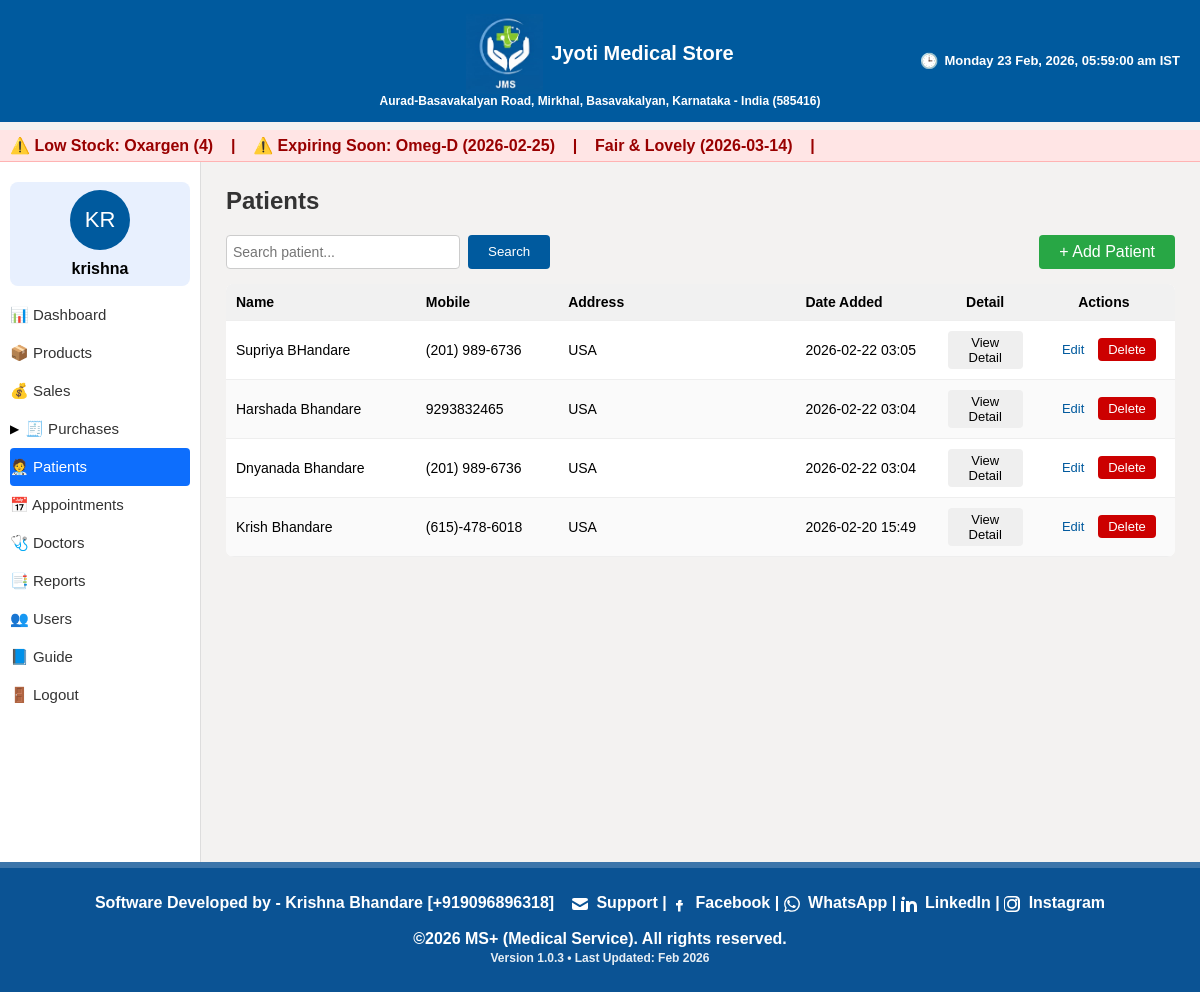
/patients (signed in), run on the app's committed database.
### models.py (models this page shows, shortened)
class Product(db.Model):
    __tablename__ = 'products'
    id = db.Column(db.Integer, primary_key=True)
    sku = db.Column(db.String(50), unique=True, nullable=False)
    name = db.Column(db.String(200), nullable=False)
    brand = db.Column(db.String(100))
    batch_no = db.Column(db.String(100))
    expiry_date = db.Column(db.Date)
    purchase_price = db.Column(db.Float, default=0.0)
    sale_price = db.Column(db.Float, default=0.0)
    tax_rate = db.Column(db.Float, default=0.0)
    current_stock = db.Column(db.Integer, default=0)
    category = db.Column(db.String(50))  # medicine, cosmetic, fmcg, life_saving, ayurvedic, equipment, general
    gst_percent = db.Column(db.Float, default=0)
    cgst_percent = db.Column(db.Float, default=0)
    sgst_percent = db.Column(db.Float, default=0)

class User(UserMixin, db.Model):
    __tablename__ = 'users'
    id = db.Column(db.Integer, primary_key=True)
    username = db.Column(db.String(80), unique=True, nullable=False)
    email = db.Column(db.String(120), unique=True, nullable=True)
    password_hash = db.Column(db.String(200), nullable=False)
    role = db.Column(db.String(20), default='staff')
    created_at = db.Column(db.DateTime, default=datetime.utcnow)
    first_name = db.Column(db.String(120), nullable=True)
    last_name = db.Column(db.String(120), nullable=True)
    file_label = db.Column(db.String(64), nullable=True)
    profile_image = db.Column(db.String(256), nullable=True)

class Customer(db.Model):
    __tablename__ = 'customers'
    id = db.Column(db.Integer, primary_key=True)
    name = db.Column(db.String(200), nullable=False)
    phone = db.Column(db.String(50))
    address = db.Column(db.String(300))
    description = db.Column(db.String(500))
    created_at = db.Column(db.DateTime, default=datetime.utcnow)

### app.py (the view)
@app.route('/patients')
@login_required
def patients():
    if current_user.role not in ('admin', 'staff'):
        flash('Unauthorized', 'danger')
        return redirect(url_for('dashboard'))
    query = request.args.get('q', '').strip()
    if query:
        patients = Customer.query.filter(
            (Customer.name.ilike(f"%{query}%")) |
            (Customer.phone.ilike(f"%{query}%")) |
            (Customer.address.ilike(f"%{query}%"))
        ).order_by(Customer.created_at.desc()).all()
    else:
        patients = Customer.query.order_by(Customer.created_at.desc()).all()
    selected_id = request.args.get('id', type=int)
    selected = Customer.query.get(selected_id) if selected_id else None
    prescriptions = []
    if selected:
        prescriptions = Prescription.query.filter_by(
            patient_id=selected.id
        ).order_by(Prescription.date.desc()).all()
    return render_template(
        'patients/list.html',
        patients=patients,
        selected=selected,
        prescriptions=prescriptions,
        query=query   # NEW: pass search text to template
    )

### app.py (called while the page is built)
@login_manager.user_loader
def load_user(user_id):
    try:
        return User.query.get(int(user_id))
    except:
        return None

@app.before_request
def require_login():
    if request.endpoint is None:
        return
    allowed_routes = ['login', 'forgot', 'reset_otp', 'static']
    if request.endpoint.startswith('static'):
        return
    if request.endpoint not in allowed_routes and not current_user.is_authenticated:
        return redirect(url_for('login'))

@app.context_processor
def inject_globals():
    if current_user.is_authenticated:
        initials = current_user.username[:2].upper()
        display_name = current_user.username
    else:
        initials = ""
        display_name = ""
    ist = datetime.utcnow() + timedelta(hours=5, minutes=30)
    current_dt_display = ist.strftime("%A, %d %b %Y, %I:%M:%S %p IST")
    current_day = ist.strftime("%A")
    return dict(
        initials=initials,
        display_name=display_name,
        current_dt_display=current_dt_display,
        current_day=current_day,
        is_admin=is_admin   # ⭐ ADD THIS LINE
    )

@app.teardown_appcontext
def shutdown_session(exception=None):
    db.session.remove()

@app.context_processor
def inject_low_stock():
    from flask import request
    if request.endpoint and (
        "login" in request.endpoint or
        "auth" in request.endpoint
    ):
        return dict(low_stock=[], expiring_soon=[])
    try:
        low_stock = Product.query.filter(Product.current_stock <= 5).all()
        today = date.today()
        soon = today + timedelta(days=30)
        expiring_soon = Product.query.filter(
            Product.expiry_date <= soon,
            Product.expiry_date >= today
        ).all()
        return dict(
            low_stock=low_stock,
            expiring_soon=expiring_soon
        )
    except Exception:
        return dict(low_stock=[], expiring_soon=[])

### templates/patients/list.html (shortened to what this page needs)
{% extends "base.html" %}
{% block content %}
<h2>Patients</h2>
<div style="display:flex; justify-content:space-between; margin-bottom:15px;">
    <form method="get" style="display:flex; gap:8px;">
        <input type="text" name="q" value="{{ query }}" placeholder="Search patient..."
               style="padding:6px; width:220px;">
        <button type="submit" class="btn btn-primary">Search</button>
    </form>
    <a href="{{ url_for('patient_new') }}" class="btn btn-success">+ Add Patient</a>
</div>
<table class="patient-table">
    <thead>
        <tr>
            <th style="width: 20%;">Name</th>
            <th style="width: 15%;">Mobile</th>
            <th style="width: 25%;">Address</th>
            <th style="width: 15%;">Date Added</th>
            <th style="width: 10%; text-align:center;">Detail</th>
            <th style="width: 15%; text-align:center;">Actions</th>
        </tr>
    </thead>
    <tbody>
        {% if patients %}
            {% for p in patients %}
            <tr>
                <td>{{ p.name }}</td>
                <td>{{ p.phone }}</td>
                <td>{{ p.address or '-' }}</td>
                <td>{{ p.created_at.strftime('%Y-%m-%d %H:%M') }}</td>
                <td style="text-align:center;">
                    <button class="btn btn-info"
                            onclick="openPatientDetail('{{ p.name }}',
                                                       '{{ p.phone }}',
                                                       '{{ p.address }}',
                                                       `{{ p.description }}`)">
                        View Detail
                    </button>
                </td>
                <td style="text-align:center;">
                    <a href="{{ url_for('patient_edit', patient_id=p.id) }}" class="btn btn-warning btn-sm">Edit</a>
                    <form action="{{ url_for('patient_delete', patient_id=p.id) }}"
                          method="post"
                          style="display:inline;"
                          onsubmit="return confirm('Delete this patient?');">
                        <button class="btn btn-danger btn-sm">Delete</button>
                    </form>
                </td>
            </tr>
            {% endfor %}
        {% else %}
            <tr>
                <td colspan="6" style="text-align:center; padding:20px; color:#900; font-weight:bold;">
                    Patient details not available for "<span style="color:black;">{{ query }}</span>"
                </td>
            </tr>
        {% endif %}
    </tbody>
</table>
{% endblock %}

### templates/base.html (shortened to what this page needs)
<!DOCTYPE html>
<html lang="en">
<head>
    <link rel="stylesheet" href="{{ url_for('static', filename='css/style.css') }}">
</head>
<body>
<div class="fixed-header">
    <div class="topbar">
<div style="flex:1; text-align:center; line-height:1.3; display:flex; flex-direction:column; align-items:center;">
    <div style="display:flex; align-items:center; gap:8px;">
        <img src="{{ url_for('static', filename='logo.PNG') }}" class="title-logo">
        <strong style="font-size:20px;">Jyoti Medical Store</strong>
    </div>
    <span style="font-size:12px;">
        Aurad-Basavakalyan Road, Mirkhal, Basavakalyan, Karnataka - India (585416)
    </span>
</div>
        {% block top_right %}
        <div style="position:absolute; right:20px; font-size:13px; display:flex; align-items:center; gap:6px;">
            <span style="font-size:15px;">🕒</span>
            <span id="live_datetime"></span>
        </div>
        {% endblock %}
    </div>
</div>
<div style="height: 70px;"></div>
{% block alerts %}
{% if low_stock or expiring_soon %}
<div class="alert-marquee print-hide"
     style="
        background:#ffe5e5;
        padding:6px 10px;
        color:#900;
        font-weight:bold;
        white-space:nowrap;
        overflow:hidden;
        border-bottom:1px solid #ffb3b3;
     ">
    <marquee behavior="scroll" direction="left" scrollamount="5">
        {% if low_stock %}
            ⚠️ Low Stock:
            {% for p in low_stock %}
                {{ p.name }} ({{ p.current_stock }}) &nbsp;&nbsp; | &nbsp;&nbsp;
            {% endfor %}
        {% endif %}
        {% if expiring_soon %}
            ⚠️ Expiring Soon:
            {% for p in expiring_soon %}
                {{ p.name }} ({{ p.expiry_date }}) &nbsp;&nbsp; | &nbsp;&nbsp;
            {% endfor %}
        {% endif %}
    </marquee>
</div>
{% endif %}
{% endblock %}
<div class="layout">
{% if current_user.is_authenticated %}
<div class="sidebar">
    <div class="profile-card">
        <div class="initials-circle">{{ initials }}</div>
        <div><strong>{{ display_name }}</strong></div>
    </div>
    <a href="{{ url_for('dashboard') }}" class="menu-item">📊 Dashboard</a>
    <a href="{{ url_for('products') }}" class="menu-item">📦 Products</a>
    <a href="{{ url_for('sales_list') }}" class="menu-item">💰 Sales</a>
    <li class="has-submenu menu-parent" onclick="toggleMenu('purchaseMenu')">
        <span class="menu-arrow" id="purchaseArrow">▶</span>
        <a href="#">🧾 Purchases</a>
    </li>
    <a href="{{ url_for('patients') }}" class="menu-item">🧑‍⚕️ Patients</a>
    <a href="{{ url_for('appointments_list') }}" class="menu-item">📅 Appointments</a>
    <a href="{{ url_for('doctors_list') }}" class="menu-item">🩺 Doctors</a>
    <a href="{{ url_for('report_expiry') }}" class="menu-item">📑 Reports</a>
    {% if current_user.role == 'admin' %}
    <a href="{{ url_for('users_list') }}" class="menu-item">👥 Users</a>
    {% endif %}
    <a href="{{ url_for('guide') }}" class="menu-item">📘 Guide</a>
    <a href="{{ url_for('logout') }}" class="menu-item">🚪 Logout</a>
</div>
{% endif %}
    <div class="content">
        {% block content %}{% endblock %}
    </div>
</div>
<div class="fixed-footer">
    Software Developed by - Krishna Bhandare [+919096896318]
    &nbsp;&nbsp;
    <a href="mailto:bhandare.krishna5@gmail.com" target="_blank" rel="noopener noreferrer">
        <svg xmlns="http://www.w3.org/2000/svg" width="16" height="16" fill="currentColor" viewBox="0 0 16 16" style="vertical-align:middle;">
            <path d="M0 4a2 2 0 0 1 2-2h12a2 2 0 0 1 2 2v.217l-8 4.8-8-4.8V4z"/>
            <path d="M0 6.383v5.617a2 2 0 0 0 2 2h12a2 2 0 0 0 2-2V6.383l-7.555 4.533a1 1 0 0 1-1.11 0L0 6.383z"/>
        </svg>
        Support
    </a> |
    <a href="https://m.facebook.com/public/Bhandare-Krishna/" target="_blank" rel="noopener noreferrer">
        <svg xmlns="http://www.w3.org/2000/svg" width="16" height="16" fill="currentColor" viewBox="0 0 16 16" style="vertical-align:middle;">
            <path d="M8.94 6.5H10.5V4H8.94C7.64 4 7 4.67 7 5.94V7H5v2.5h2v6h2.5v-6h2l.5-2.5h-2.5v-.56c0-.33.17-.44.44-.44z"/>
        </svg>
        Facebook
    </a> |
    <a href="https://wa.me/919096896318" target="_blank" rel="noopener noreferrer">
        WhatsApp
    </a> |
    <a href="https://www.linkedin.com/in/krishna-bhandare-893b74102" target="_blank" rel="noopener noreferrer">
        LinkedIn
    </a> |
    <a href="https://www.instagram.com/reel/CmBQhjhAg4d/" target="_blank" rel="noopener noreferrer">
        Instagram
    </a>
    <br><br>
    ©2026 MS+ (Medical Service). All rights reserved.<br>
    <span style="font-size: 12px; opacity: 0.9;">
        Version 1.0.3 • Last Updated: Feb 2026
    </span>
</div>
</body>
</html>

### static/css/style.css (style rules this page uses)
body { margin: 0; font-family: Arial, sans-serif; background: #f3f2f1; }
h1, h2, h3, h4 { margin-top: 0; color: #333; }
a { color: #005a9e; text-decoration: none; }
input, select, textarea { font-size: 14px; border: 1px solid #ccc; border-radius: 4px; }
.topbar { background: #005a9e; color: white; padding: 12px; display: flex; justify-content: center; align-items: center; font-size: 22px; font-weight: bold; position: relative; }
.layout { display: flex; height: calc(100vh - 50px); }
.sidebar { width: 250px; background: white; border-right: 1px solid #ddd; padding: 20px; }
.sidebar { padding-left: 10px !important; padding-right: 10px !important; width: 180px !important; }
.sidebar a { display: block; padding: 10px 0; color: #333; font-size: 15px; }
.profile-card { padding: 8px; background: #e8f0fe; border-radius: 8px; margin-bottom: 10px; text-align: center; }
.initials-circle { width: 60px; height: 60px; background: #005a9e; color: white; border-radius: 50%; display: flex; justify-content: center; align-items: center; font-size: 22px; margin: 0 auto 10px; }
.content { flex: 1; padding: 25px; overflow-y: auto; }
.btn { padding: 8px 20px; border: none; cursor: pointer; border-radius: 4px; }
.btn-primary { background: #005a9e; color: white; }
.btn-success { background: #28a745; color: white; }
.btn-danger { background: #c00; color: white; }
table { width: 100%; border-collapse: collapse; background: white; border-radius: 8px; overflow: hidden; }
table thead { background: #f1f1f1; }
table th, table td { padding: 8px; border-bottom: 1px solid #eee; }
.fixed-header { position: fixed; top: 0; left: 0; width: 100%; z-index: 9999; }
.layout { margin-top: 100px; }
body { padding-bottom: 70px; }
.fixed-footer { position: fixed; bottom: 0; left: 0; width: 100%; background: #0B5394; color: white; text-align: center; padding: 26px 0; font-weight: 600; font-size: 16px; z-index: 9999; border-top: 6px solid rgba(255,255,255,0.2); }
.patient-table { width: 100%; border-collapse: collapse; background: white; border-radius: 8px; overflow: hidden; font-size: 14px; }
.patient-table th { background: #f1f1f1; padding: 10px; text-align: left; font-weight: bold; }
.patient-table td { padding: 10px; vertical-align: middle; }
.patient-table tr:nth-child(even) { background: #fafafa; }
.patient-table button, .patient-table a.btn { padding: 4px 10px; font-size: 13px; }
.content { padding-bottom: 80px; }
html, body { height: 100%; margin: 0; padding: 0; }
.layout { min-height: calc(100vh - 60px); padding-bottom: 80px; }
.alert-marquee { margin-top: 12px; position: relative; z-index: 998; }
.layout { margin-top: 0 !important; padding-top: 0 !important; }
.alert-marquee { position: relative; z-index: 998; margin-top: 60px; }
.menu-parent { display: flex; align-items: center; gap: 6px; }
.menu-arrow { font-size: 12px; transition: transform 0.2s ease; }
.sidebar a.active { background: #0d6efd; color: white !important; border-radius: 4px; }

### templates/base.html (style rules this page uses)
.alert-marquee { position: relative; z-index: 998; }
.title-logo { height: 80px; width: auto; margin-top: 2px; }
.fixed-footer a { color: inherit !important; text-decoration: none !important; }
.fixed-footer svg { fill: currentColor; margin-right: 4px; }

### data on the page
Product: name "Oxargen", current_stock "4"
Product: name "Omeg-D", expiry_date "2026-02-25"
Product: name "Fair & Lovely", expiry_date "2026-03-14"
User: username "krishna"
Customer: name "Supriya BHandare", phone "(201) 989-6736", address "USA", created_at "2026-02-22 03:05"
Customer: name "Harshada Bhandare", phone "9293832465", address "USA", created_at "2026-02-22 03:04"
Customer: name "Dnyanada Bhandare", phone "(201) 989-6736", address "USA", created_at "2026-02-22 03:04"
Customer: name "Krish Bhandare", phone "(615)-478-6018", address "USA", created_at "2026-02-20 15:49"

### other printed values
{{ initials }} "KR"
